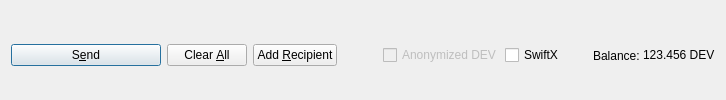
         <widget class="QFrame" name="frame_Send">
          <layout class="QHBoxLayout" name="horizontalLayout">
           <property name="bottomMargin">
            <number>0</number>
           </property>
           <item>
            <widget class="QPushButton" name="sendButton">
             <property name="minimumSize">
              <size>
               <width>150</width>
               <height>0</height>
              </size>
             </property>
             <property name="toolTip">
              <string>Confirm the send action</string>
             </property>
             <property name="text">
              <string>S&amp;end</string>
             </property>
             <property name="icon">
              <iconset resource="../bitcoinfiat.qrc">
               <normaloff>:/icons/send</normaloff>:/icons/send</iconset>
             </property>
             <property name="autoDefault">
              <bool>false</bool>
             </property>
             <property name="default">
              <bool>true</bool>
             </property>
            </widget>
           </item>
           <item>
            <widget class="QPushButton" name="clearButton">
             <property name="sizePolicy">
              <sizepolicy hsizetype="Minimum" vsizetype="Fixed">
               <horstretch>0</horstretch>
               <verstretch>0</verstretch>
              </sizepolicy>
             </property>
             <property name="toolTip">
              <string>Clear all fields of the form.</string>
             </property>
             <property name="text">
              <string>Clear &amp;All</string>
             </property>
             <property name="icon">
              <iconset resource="../bitcoinfiat.qrc">
               <normaloff>:/icons/remove</normaloff>:/icons/remove</iconset>
             </property>
             <property name="autoDefault">
              <bool>false</bool>
             </property>
            </widget>
           </item>
           <item>
            <widget class="QPushButton" name="addButton">
             <property name="toolTip">
              <string>Send to multiple recipients at once</string>
             </property>
             <property name="text">
              <string>Add &amp;Recipient</string>
             </property>
             <property name="icon">
              <iconset resource="../bitcoinfiat.qrc">
               <normaloff>:/icons/add</normaloff>:/icons/add</iconset>
             </property>
             <property name="autoDefault">
              <bool>false</bool>
             </property>
            </widget>
           </item>
           <item>
            <spacer name="horizontalSpacer">
             <property name="orientation">
              <enum>Qt::Horizontal</enum>
             </property>
             <property name="sizeHint" stdset="0">
              <size>
               <width>40</width>
               <height>20</height>
              </size>
             </property>
            </spacer>
           </item>
           <item>
            <layout class="QHBoxLayout" name="horizontalLayout_2">
             <property name="spacing">
              <number>3</number>
             </property>
             <item>
              <widget class="QCheckBox" name="checkzDEV">
               <property name="enabled">
                <bool>false</bool>
               </property>
               <property name="text">
                <string>Anonymized DEV</string>
               </property>
              </widget>
             </item>
             <item>
              <widget class="QCheckBox" name="checkSwiftTX">
               <property name="enabled">
                <bool>true</bool>
               </property>
               <property name="minimumSize">
                <size>
                 <width>85</width>
                 <height>0</height>
                </size>
               </property>
               <property name="text">
                <string>SwiftX</string>
               </property>
              </widget>
             </item>
             <item>
              <widget class="QLabel" name="label">
               <property name="text">
                <string>Balance:</string>
               </property>
              </widget>
             </item>
             <item>
              <widget class="QLabel" name="labelBalance">
               <property name="sizePolicy">
                <sizepolicy hsizetype="Preferred" vsizetype="Fixed">
                 <horstretch>0</horstretch>
                 <verstretch>0</verstretch>
                </sizepolicy>
               </property>
               <property name="cursor">
                <cursorShape>IBeamCursor</cursorShape>
               </property>
               <property name="text">
                <string notr="true">123.456 DEV</string>
               </property>
               <property name="textInteractionFlags">
                <set>Qt::LinksAccessibleByMouse|Qt::TextSelectableByKeyboard|Qt::TextSelectableByMouse</set>
               </property>
              </widget>
             </item>
            </layout>
           </item>
          </layout>
         </widget>
